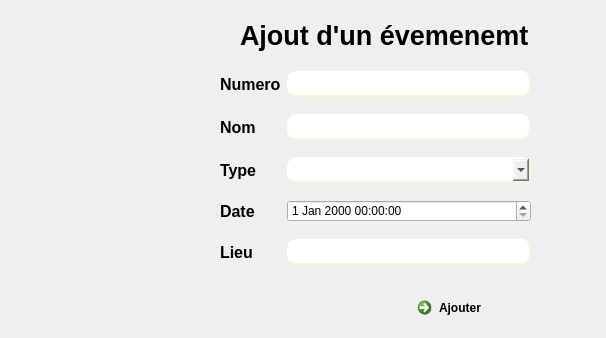
      <widget class="QWidget" name="tab">
       <attribute name="title">
        <string>Ajouter un evenement</string>
       </attribute>
       <widget class="QLabel" name="label_10">
        <property name="geometry">
         <rect>
          <x>240</x>
          <y>20</y>
          <width>341</width>
          <height>31</height>
         </rect>
        </property>
        <property name="font">
         <font>
          <pointsize>20</pointsize>
          <weight>75</weight>
          <bold>true</bold>
         </font>
        </property>
        <property name="styleSheet">
         <string>background-image: url(:/new/prefix1/white.jpg);</string>
        </property>
        <property name="text">
         <string>Ajout d'un évemenemt</string>
        </property>
       </widget>
       <widget class="QCommandLinkButton" name="ajouter_event">
        <property name="geometry">
         <rect>
          <x>410</x>
          <y>290</y>
          <width>187</width>
          <height>39</height>
         </rect>
        </property>
        <property name="text">
         <string>Ajouter </string>
        </property>
        <property name="icon">
         <iconset resource="MyResources.qrc">
          <normaloff>:/new/prefix1/MyResources/newajouter.png</normaloff>:/new/prefix1/MyResources/newajouter.png</iconset>
        </property>
        <property name="iconSize">
         <size>
          <width>25</width>
          <height>25</height>
         </size>
        </property>
        <property name="checkable">
         <bool>true</bool>
        </property>
        <property name="checked">
         <bool>false</bool>
        </property>
        <property name="autoRepeat">
         <bool>false</bool>
        </property>
        <property name="autoExclusive">
         <bool>false</bool>
        </property>
       </widget>
       <widget class="QWidget" name="">
        <property name="geometry">
         <rect>
          <x>220</x>
          <y>60</y>
          <width>311</width>
          <height>221</height>
         </rect>
        </property>
        <layout class="QGridLayout" name="gridLayout">
         <item row="0" column="0">
          <widget class="QLabel" name="label">
           <property name="font">
            <font>
             <pointsize>12</pointsize>
             <weight>75</weight>
             <bold>true</bold>
            </font>
           </property>
           <property name="styleSheet">
            <string>background-image: url(:/new/prefix1/white.jpg);</string>
           </property>
           <property name="text">
            <string>Numero</string>
           </property>
          </widget>
         </item>
         <item row="0" column="1">
          <widget class="QLineEdit" name="lineEdit">
           <property name="styleSheet">
            <string notr="true">QLineEdit {
    border-style: outset;
    border-width: 2px;
    border-radius: 10px;
    border-color: beige;
    font: bold 7px;
    min-width: 5em;
    padding:3px;
}</string>
           </property>
          </widget>
         </item>
         <item row="1" column="0">
          <widget class="QLabel" name="label_12">
           <property name="font">
            <font>
             <pointsize>12</pointsize>
             <weight>75</weight>
             <bold>true</bold>
            </font>
           </property>
           <property name="styleSheet">
            <string>background-image: url(:/new/prefix1/white.jpg);</string>
           </property>
           <property name="text">
            <string>Nom</string>
           </property>
          </widget>
         </item>
         <item row="1" column="1">
          <widget class="QLineEdit" name="lineEdit_id">
           <property name="styleSheet">
            <string notr="true">QLineEdit {
    border-style: outset;
    border-width: 2px;
    border-radius: 10px;
    border-color: beige;
    font: bold 7px;
    min-width: 5em;
    padding:3px;
}</string>
           </property>
          </widget>
         </item>
         <item row="2" column="0">
          <widget class="QLabel" name="label_5">
           <property name="font">
            <font>
             <pointsize>12</pointsize>
             <weight>75</weight>
             <bold>true</bold>
            </font>
           </property>
           <property name="styleSheet">
            <string>background-image: url(:/new/prefix1/white.jpg);</string>
           </property>
           <property name="text">
            <string>Type</string>
           </property>
          </widget>
         </item>
         <item row="2" column="1">
          <widget class="QComboBox" name="comboBox_2">
           <property name="styleSheet">
            <string notr="true">QComboBox {
    border-style: outset;
    border-width: 2px;
    border-radius: 10px;
    border-color: beige;
    font: bold 7px;
    min-width: 5em;
    padding:3px;
}</string>
           </property>
          </widget>
         </item>
         <item row="3" column="0">
          <widget class="QLabel" name="label_7">
           <property name="font">
            <font>
             <pointsize>12</pointsize>
             <weight>75</weight>
             <bold>true</bold>
            </font>
           </property>
           <property name="styleSheet">
            <string>background-image: url(:/new/prefix1/white.jpg);</string>
           </property>
           <property name="text">
            <string>Date</string>
           </property>
          </widget>
         </item>
         <item row="3" column="1">
          <widget class="QDateTimeEdit" name="dateTimeEdit_2">
           <property name="styleSheet">
            <string notr="true">QDateTime {
    border-style: outset;
    border-width: 2px;
    border-radius: 10px;
    border-color: beige;
    font: bold 7px;
    min-width: 5em;
    padding:3px;
}</string>
           </property>
          </widget>
         </item>
         <item row="4" column="0">
          <widget class="QLabel" name="label_6">
           <property name="font">
            <font>
             <pointsize>12</pointsize>
             <weight>75</weight>
             <bold>true</bold>
            </font>
           </property>
           <property name="styleSheet">
            <string>background-image: url(:/new/prefix1/white.jpg);</string>
           </property>
           <property name="text">
            <string>Lieu</string>
           </property>
          </widget>
         </item>
         <item row="4" column="1">
          <widget class="QLineEdit" name="lineEdit_14">
           <property name="styleSheet">
            <string notr="true">QLineEdit {
    border-style: outset;
    border-width: 2px;
    border-radius: 10px;
    border-color: beige;
    font: bold 7px;
    min-width: 5em;
    padding:3px;
}</string>
           </property>
          </widget>
         </item>
        </layout>
       </widget>
      </widget>
